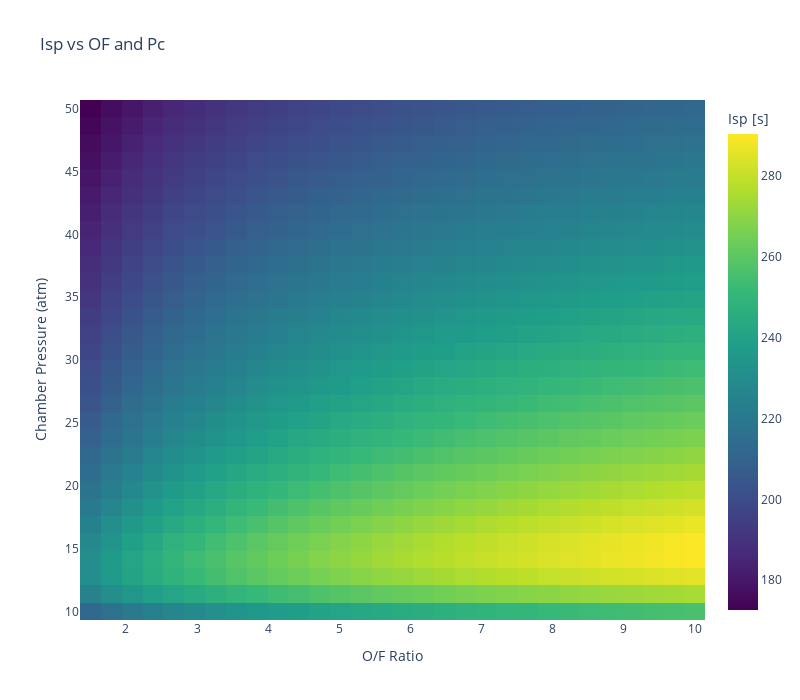
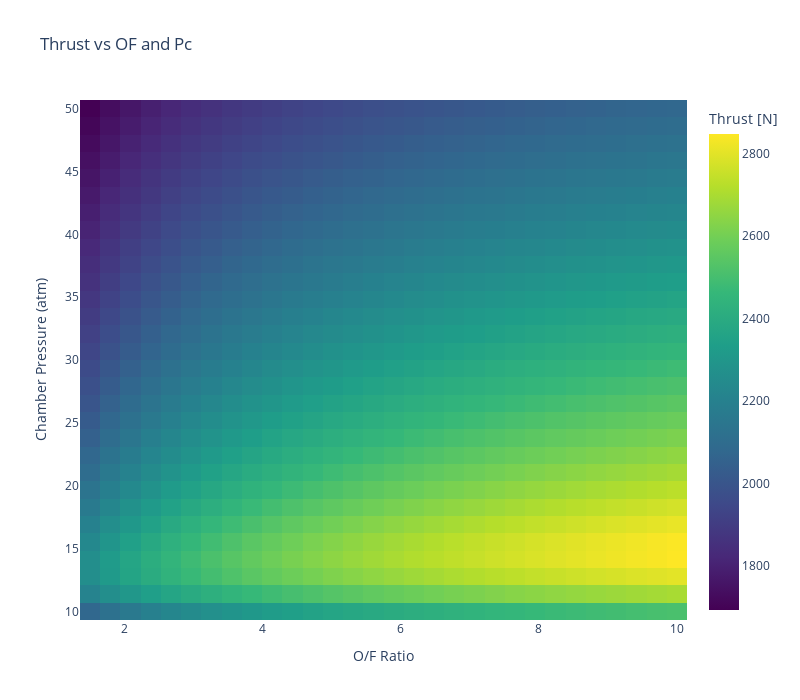

The notebook cell saved with these charts, in order:
### Code cell
#Plots OF & Pc for either Isp or Thrust
isp_data = extract_metric(engine_grid, "Isp")
plot_heatmap(OF_range, Pc_range, isp_data, "Isp vs OF and Pc", "Isp [s]")
#x = OF, y = Pc, z = Isp
thrust_data = extract_metric(engine_grid, "Thrust")
plot_heatmap(OF_range, Pc_range, thrust_data, "Thrust vs OF and Pc", "Thrust [N]") 
#x = OF, y = Pc, z = Thrust

### Figure 1 — Plotly figure (JSON) as saved in the notebook; plotly's stock layout.template omitted (floating-point values rounded to 4 significant figures; data arrays with more than 128 entries replaced by an {"elided": "..."} marker saying what was removed)
{"data": [{"colorbar": {"title": {"text": "Isp [s]"}}, "colorscale": [[0, "#440154"], [0.1111, "#482878"], [0.2222, "#3e4989"], [0.3333, "#31688e"], [0.4444, "#26828e"], [0.5556, "#1f9e89"], [0.6667, "#35b779"], [0.7778, "#6ece58"], [0.8889, "#b5de2b"], [1, "#fde725"]], "hovertemplate": "O/F: %{x}<br>Pc [atm]: %{y}<br>Isp [s]: %{z}<extra></extra>", "type": "heatmap", "x": [1.5, 1.793, 2.086, 2.379, 2.672, 2.966, 3.259, 3.552, 3.845, 4.138, 4.431, 4.724, 5.017, 5.31, 5.603, 5.897, 6.19, 6.483, 6.776, 7.069, 7.362, 7.655, 7.948, 8.241, 8.534, 8.828, 9.121, 9.414, 9.707, 10.0], "y": [10.0, 11.38, 12.76, 14.14, 15.52, 16.9, 18.28, 19.66, 21.03, 22.41, 23.79, 25.17, 26.55, 27.93, 29.31, 30.69, 32.07, 33.45, 34.83, 36.21, 37.59, 38.97, 40.34, 41.72, 43.1, 44.48, 45.86, 47.24, 48.62, 50.0], "z": {"elided": "30x30 float values"}}], "layout": {"height": 700, "title": {"text": "Isp vs OF and Pc"}, "width": 800, "xaxis": {"title": {"text": "O/F Ratio"}}, "yaxis": {"title": {"text": "Chamber Pressure (atm)"}}}}

### Figure 2 — Plotly figure (JSON) as saved in the notebook; plotly's stock layout.template omitted (floating-point values rounded to 4 significant figures; data arrays with more than 128 entries replaced by an {"elided": "..."} marker saying what was removed)
{"data": [{"colorbar": {"title": {"text": "Thrust [N]"}}, "colorscale": [[0, "#440154"], [0.1111, "#482878"], [0.2222, "#3e4989"], [0.3333, "#31688e"], [0.4444, "#26828e"], [0.5556, "#1f9e89"], [0.6667, "#35b779"], [0.7778, "#6ece58"], [0.8889, "#b5de2b"], [1, "#fde725"]], "hovertemplate": "O/F: %{x}<br>Pc [atm]: %{y}<br>Thrust [N]: %{z}<extra></extra>", "type": "heatmap", "x": [1.5, 1.793, 2.086, 2.379, 2.672, 2.966, 3.259, 3.552, 3.845, 4.138, 4.431, 4.724, 5.017, 5.31, 5.603, 5.897, 6.19, 6.483, 6.776, 7.069, 7.362, 7.655, 7.948, 8.241, 8.534, 8.828, 9.121, 9.414, 9.707, 10.0], "y": [10.0, 11.38, 12.76, 14.14, 15.52, 16.9, 18.28, 19.66, 21.03, 22.41, 23.79, 25.17, 26.55, 27.93, 29.31, 30.69, 32.07, 33.45, 34.83, 36.21, 37.59, 38.97, 40.34, 41.72, 43.1, 44.48, 45.86, 47.24, 48.62, 50.0], "z": {"elided": "30x30 float values"}}], "layout": {"height": 700, "title": {"text": "Thrust vs OF and Pc"}, "width": 800, "xaxis": {"title": {"text": "O/F Ratio"}}, "yaxis": {"title": {"text": "Chamber Pressure (atm)"}}}}
